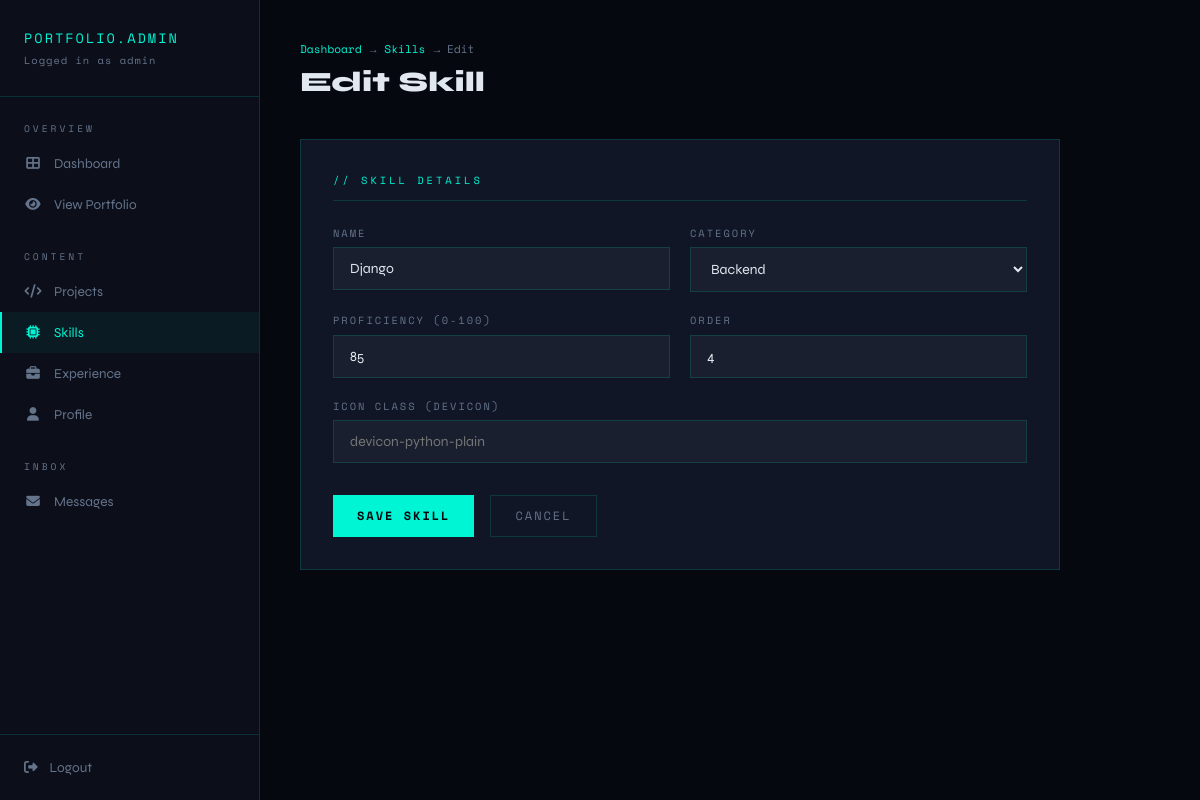
The app's page /dashboard/skills/2/edit/ (signed in) with its own data.
### portfolio/models.py (models this page shows, shortened)
class Skill(models.Model):
    CATEGORY_CHOICES = [
        ('frontend', 'Frontend'),
        ('backend', 'Backend'),
        ('devops', 'DevOps'),
        ('database', 'Database'),
        ('tools', 'Tools'),
    ]
    name = models.CharField(max_length=100)
    category = models.CharField(max_length=50, choices=CATEGORY_CHOICES)
    proficiency = models.IntegerField(default=80, help_text="0-100 percentage")
    icon = models.CharField(max_length=100, blank=True, help_text="Devicon class e.g. devicon-python-plain")
    order = models.IntegerField(default=0)
    class Meta:
        ordering = ['order', 'category']

### portfolio/views.py (the view)
# urls.py: path('dashboard/skills/<int:pk>/edit/', views.skill_edit, name='skill_edit'),
@login_required
def skill_edit(request, pk):
    skill = get_object_or_404(Skill, pk=pk)
    form = SkillForm(request.POST or None, instance=skill)
    if request.method == 'POST' and form.is_valid():
        form.save()
        messages.success(request, 'Skill updated!')
        return redirect('skill_list')
    return render(request, 'portfolio/crud/skill_form.html', {'form': form, 'action': 'Edit'})

### portfolio/forms.py
class SkillForm(forms.ModelForm):
    class Meta:
        model = Skill
        fields = ['name', 'category', 'proficiency', 'icon', 'order']
        widgets = {
            'name': forms.TextInput(attrs={'class': 'dash-input'}),
            'category': forms.Select(attrs={'class': 'dash-select'}),
            'proficiency': forms.NumberInput(attrs={'class': 'dash-input', 'min': 0, 'max': 100}),
            'icon': forms.TextInput(attrs={'class': 'dash-input', 'placeholder': 'devicon-python-plain'}),
            'order': forms.NumberInput(attrs={'class': 'dash-input'}),
        }

### templates/portfolio/crud/skill_form.html (shortened to what this page needs)
{% extends 'portfolio/dashboard_base.html' %}
{% block nav_skills %}active{% endblock %}
{% block content %}
<div class="page-header">
  <div class="breadcrumb"><a href="{% url 'dashboard' %}">Dashboard</a> → <a href="{% url 'skill_list' %}">Skills</a> → {{ action }}</div>
  <h1 class="page-title">{{ action }} Skill</h1>
</div>
<div class="form-card">
  <form method="post">
    <div class="form-section-title">// Skill Details</div>
    <div class="form-grid">
      <div class="form-group"><label class="form-label">Name</label>{{ form.name }}</div>
      <div class="form-group"><label class="form-label">Category</label>{{ form.category }}</div>
      <div class="form-group"><label class="form-label">Proficiency (0-100)</label>{{ form.proficiency }}</div>
      <div class="form-group"><label class="form-label">Order</label>{{ form.order }}</div>
      <div class="form-group full"><label class="form-label">Icon Class (devicon)</label>{{ form.icon }}</div>
    </div>
    <div style="margin-top:2rem;display:flex;gap:1rem">
      <button type="submit" class="btn btn-neon">Save Skill</button>
      <a href="{% url 'skill_list' %}" class="btn btn-ghost">Cancel</a>
    </div>
  </form>
</div>
{% endblock %}

### templates/portfolio/dashboard_base.html (shortened to what this page needs)
<!DOCTYPE html>
<html lang="en">
<head>
{% load static %}
<link rel="stylesheet" href="{% static 'css/dashboard.css' %}">
<link rel="stylesheet" href="https://cdnjs.cloudflare.com/ajax/libs/font-awesome/6.4.0/css/all.min.css">
</head>
<body>
<aside class="sidebar">
  <div class="sidebar-logo">
    PORTFOLIO.ADMIN
    <span>Logged in as {{ request.user.username }}</span>
  </div>
  <nav class="sidebar-nav">
    <div class="nav-group">
      <div class="nav-group-label">Overview</div>
      <a href="{% url 'dashboard' %}" class="nav-item {% block nav_dashboard %}{% endblock %}">
        <span class="nav-item-icon"><i class="fas fa-th-large"></i></span> Dashboard
      </a>
      <a href="/" class="nav-item" target="_blank">
        <span class="nav-item-icon"><i class="fas fa-eye"></i></span> View Portfolio
      </a>
    </div>
    <div class="nav-group">
      <div class="nav-group-label">Content</div>
      <a href="{% url 'project_list' %}" class="nav-item {% block nav_projects %}{% endblock %}">
        <span class="nav-item-icon"><i class="fas fa-code"></i></span> Projects
      </a>
      <a href="{% url 'skill_list' %}" class="nav-item {% block nav_skills %}{% endblock %}">
        <span class="nav-item-icon"><i class="fas fa-microchip"></i></span> Skills
      </a>
      <a href="{% url 'experience_list' %}" class="nav-item {% block nav_experience %}{% endblock %}">
        <span class="nav-item-icon"><i class="fas fa-briefcase"></i></span> Experience
      </a>
      <a href="{% url 'profile_edit' %}" class="nav-item {% block nav_profile %}{% endblock %}">
        <span class="nav-item-icon"><i class="fas fa-user"></i></span> Profile
      </a>
    </div>
    <div class="nav-group">
      <div class="nav-group-label">Inbox</div>
      <a href="{% url 'message_list' %}" class="nav-item {% block nav_messages %}{% endblock %}">
        <span class="nav-item-icon"><i class="fas fa-envelope"></i></span> Messages
      </a>
    </div>
  </nav>
  <div class="sidebar-footer">
    <a href="{% url 'admin_logout' %}" class="logout-btn">
      <i class="fas fa-sign-out-alt"></i> Logout
    </a>
  </div>
</aside>
<main class="main-content">
  {% block content %}{% endblock %}
</main>
</body>
</html>

### static/css/dashboard.css (style rules this page uses)
:root { --bg: #060810; --bg2: #0c0f1a; --bg3: #111827; --neon: #00f5d4; --neon2: #7c3aed; --neon3: #f72585; --text: #e2e8f0; --muted: #64748b; --border: rgba(0,245,212,0.15); --card: rgba(17,24,39,0.9); --font-display: 'Syne', sans-serif; --font-mono: 'Space Mono', monospace; }
*, *::before, *::after { box-sizing: border-box; margin: 0; padding: 0; }
body { background: var(--bg); color: var(--text); font-family: var(--font-display); display: flex; min-height: 100vh; }
.sidebar { width: 260px; min-height: 100vh; background: var(--bg2); border-right: 1px solid var(--border); position: fixed; left: 0; top: 0; display: flex; flex-direction: column; z-index: 50; }
.sidebar-logo { padding: 1.75rem 1.5rem; border-bottom: 1px solid var(--border); font-family: var(--font-mono); font-size: 0.85rem; color: var(--neon); letter-spacing: 2px; }
.sidebar-logo span { color: var(--muted); display: block; font-size: 0.65rem; margin-top: 0.25rem; letter-spacing: 1px; }
.sidebar-nav { flex: 1; padding: 1.5rem 0; }
.nav-group { margin-bottom: 1.5rem; }
.nav-group-label { font-family: var(--font-mono); font-size: 0.6rem; color: var(--muted); letter-spacing: 3px; text-transform: uppercase; padding: 0 1.5rem; margin-bottom: 0.5rem; }
.nav-item { display: flex; align-items: center; gap: 0.75rem; padding: 0.75rem 1.5rem; color: var(--muted); text-decoration: none; font-size: 0.85rem; transition: all 0.2s; position: relative; }
.nav-item:hover, .nav-item.active { color: var(--neon); background: rgba(0,245,212,0.05); }
.nav-item.active::before { content: ''; position: absolute; left: 0; top: 0; bottom: 0; width: 2px; background: var(--neon); }
.nav-item-icon { width: 18px; text-align: center; font-size: 0.85rem; }
.sidebar-footer { padding: 1.5rem; border-top: 1px solid var(--border); }
.logout-btn { display: flex; align-items: center; gap: 0.75rem; color: var(--muted); text-decoration: none; font-size: 0.85rem; transition: color 0.2s; background: none; border: none; cursor: pointer; width: 100%; }
.main-content { margin-left: 260px; flex: 1; padding: 2.5rem; min-height: 100vh; }
.page-header { margin-bottom: 2.5rem; }
.page-title { font-size: 1.75rem; font-weight: 800; color: var(--text); }
.breadcrumb { display: flex; align-items: center; gap: 0.5rem; font-family: var(--font-mono); font-size: 0.7rem; color: var(--muted); margin-bottom: 0.5rem; }
.breadcrumb a { color: var(--neon); text-decoration: none; }
.form-card { background: var(--card); border: 1px solid var(--border); padding: 2rem; max-width: 760px; }
.form-section-title { font-family: var(--font-mono); font-size: 0.65rem; color: var(--neon); letter-spacing: 3px; text-transform: uppercase; margin-bottom: 1.5rem; padding-bottom: 0.75rem; border-bottom: 1px solid var(--border); }
.form-grid { display: grid; grid-template-columns: 1fr 1fr; gap: 1.25rem; }
.form-group { display: flex; flex-direction: column; gap: 0.4rem; }
.form-group.full { grid-column: 1 / -1; }
.form-label { font-family: var(--font-mono); font-size: 0.65rem; color: var(--muted); letter-spacing: 2px; text-transform: uppercase; }
.dash-input, .dash-textarea, .dash-select { background: rgba(255,255,255,0.04); border: 1px solid var(--border); color: var(--text); padding: 0.75rem 1rem; font-family: var(--font-display); font-size: 0.875rem; outline: none; transition: border-color 0.3s; width: 100%; }
.dash-select option { background: var(--bg3); }
.btn { display: inline-flex; align-items: center; gap: 0.5rem; padding: 0.7rem 1.5rem; font-family: var(--font-mono); font-size: 0.75rem; letter-spacing: 2px; text-transform: uppercase; cursor: pointer; transition: all 0.3s; text-decoration: none; border: none; }
.btn-neon { background: var(--neon); color: var(--bg); font-weight: 700; }
.btn-ghost { background: transparent; border: 1px solid var(--border); color: var(--muted); }

### records on screen
Skill: name "Django", category "Backend", proficiency "85", order "4"

### other values on screen
{{ request.user.username }} "admin"
{{ action }} "Edit"
